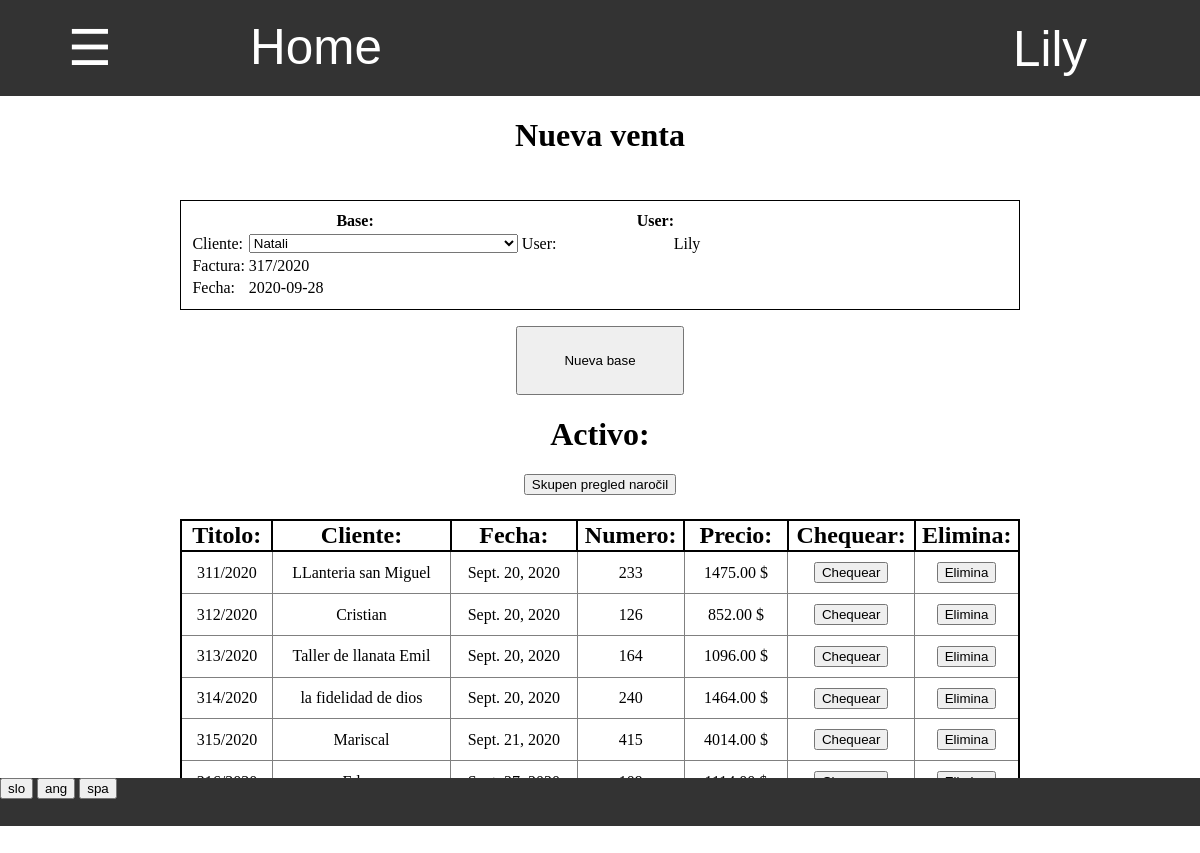
Screenshot of /zaloga/1/vele_prodaja/ (signed in) with the database file from the repository.
### program/models.py (models this page shows, shortened)
class Profil(models.Model):
    user = models.OneToOneField(User,on_delete=models.CASCADE)
    jezik =  models.CharField(default="spa",max_length=3, choices=JEZIKI)
    aktivna_zaloga = models.ForeignKey(Zaloga, default=1, on_delete=models.CASCADE)
    dovoljene_zaloge = models.ManyToManyField(Zaloga, related_name = "dovoljene")
    stranka = models.OneToOneField(Stranka, on_delete=models.CASCADE, default=None, null=True, blank=True)
    celo_ime = models.CharField(default="",max_length=40)
    tip_banke = models.CharField(default="",max_length=40)
    stevilka_racuna = models.CharField(default="",max_length=40)
    telefon = models.CharField(default="",max_length=40)

class Program(models.Model):
    stevilo_prevzemov = models.IntegerField(default = 0)
    stevilo_odpisov = models.IntegerField(default = 0)
    stevilo_faktur = models.IntegerField(default = 0)
    stevilo_racunov = models.IntegerField(default = 0)
    stevilo_inventur = models.IntegerField(default = 0)
    def naslednja_faktura(self,delaj=False):
        if delaj:
            self.stevilo_faktur += 1
            self.save()
            return str(self.stevilo_faktur) + '/2020'
        else:
            return str(self.stevilo_faktur + 1) + '/2020'
    @property
    def vrni_jezike(self):
        return JEZIKI

### zaloga/models.py (models this page shows, shortened)
class Zaloga(models.Model):
    title = models.CharField(default="skladisce", max_length=20)
    tipi_prodaje = models.CharField(default='["vele_prodaja"]', max_length=50)
    tipi_sestavine = models.CharField(default='["Y","W","JP","JP50","JP70"]', max_length=50)
    @property
    def tipi_prodaj(self):
        return json.loads(self.tipi_prodaje)
    @property
    def danes(self):
        return datetime.today().strftime('%Y-%m-%d')

class Baza(models.Model):
    author = models.ForeignKey(User,default=1, on_delete=models.CASCADE)
    title = models.CharField(default="",max_length=15)
    datum = models.DateField(default=timezone.now)
    zaloga = models.ForeignKey(Zaloga, default=1 ,on_delete=models.CASCADE)
    status = models.CharField(default="aktivno",max_length=10)
    sprememba_zaloge = models.IntegerField(default = -1)
    tip = models.CharField(default="prevzem",max_length=20, choices=TIPI_BAZE)
    kontejner = models.OneToOneField(Kontejner,null=True,default=None,blank=True, on_delete=models.CASCADE)
    popust = models.IntegerField(default = None, null=True, blank=True)
    stranka = models.ForeignKey(Stranka, on_delete=models.CASCADE, default=None, null=True, blank=True)
    cas = models.TimeField(default=None,null=True,blank=True)
    dnevna_prodaja = models.ForeignKey(Dnevna_prodaja, on_delete=models.CASCADE, default=None, null=True, blank=True)
    prevoz = models.DecimalField(default=None,null=True,blank=True,max_digits=5, decimal_places=2)
    @property
    def skupno_stevilo(self):
        stevilo = 0
        for vnos in self.vnos_set.all():
            stevilo += vnos.stevilo
        return stevilo
    @property
    def skupna_cena(self):
        try:
            cena = 0
            for vnos in self.vnos_set.all():
                cena += vnos.skupna_cena
            return cena
        except:
            return None

class Vnos(models.Model):
    dimenzija = models.ForeignKey(Dimenzija,default=0,on_delete=models.CASCADE)
    tip = models.CharField(default="Y", choices=TIPI_SESTAVINE, max_length=10)
    stevilo = models.IntegerField()
    baza = models.ForeignKey(Baza,default=0, on_delete=models.CASCADE)
    cena = models.DecimalField(decimal_places=2,max_digits=5,default=None,null=True,blank=True)
    sprememba = models.ForeignKey(Sprememba,default=None,null=True,blank=True,on_delete=models.CASCADE)
    @property
    def skupna_cena(self):
        try:
            return self.stevilo * self.cena
        except:
            return None

### prodaja/models.py (models this page shows, shortened)
class Stranka(models.Model):
    prodaja = models.ForeignKey(Prodaja, default=1, on_delete=models.CASCADE)
    naziv = models.CharField(default="", max_length=30)
    ime = models.CharField(default="", max_length=30)
    telefon = models.CharField(default="", max_length=20)
    mail = models.CharField(default="",max_length=40)
    naslov = models.OneToOneField(Naslov, on_delete=models.CASCADE, default=0)
    davcna = models.CharField(default="", max_length=30)
    status = models.CharField(default='aktivno',max_length=10)
    stevilo_kupljenih = models.IntegerField(default=0)
    skupna_cena_kupljenih = models.DecimalField(decimal_places=1,max_digits=5,default=0)
    def __str__(self):
        return self.ime

### zaloga/views.py (the view)
# urls.py: path('', views.baze , name='baze'),
@login_required
def baze(request,zaloga,tip_baze):
    if request.method == "GET":
        zaloga = Zaloga.objects.get(pk = zaloga)
        baze = Baza.objects.filter(zaloga = zaloga, tip=tip_baze,status='aktivno')
        stranke = Stranka.objects.all().order_by('stevilo_kupljenih').values('pk','naziv')
        skupno_stevilo = 0
        skupna_cena = 0
        for baza in baze:
            skupno_stevilo += baza.skupno_stevilo
            cena = baza.skupna_cena
            if cena != None:
                skupna_cena += cena
        slovar = {
            'zaloga': zaloga,
            'tip': tip_baze,
            'baze':baze,
            'stranke':stranke,
            'skupno_stevilo':skupno_stevilo,
            'skupna_cena':skupna_cena}
        return pokazi_stran(request, 'zaloga/aktivne_baze.html', slovar)

### request_funkcije.py (called while the page is built)
def vrni_slovar(request):
    with open('slovar.json') as dat:
        slovar = json.load(dat)
    return slovar

def pokazi_stran(request, html, baze={}):
    je_stranka = False
    program = Program.objects.first()
    zaloga = request.user.profil.aktivna_zaloga
    if request.user.profil.stranka != None:
        je_stranka = True
    slovar = {'je_stranka':je_stranka,'program':program,'slovar':vrni_slovar(request),'jezik':request.user.profil.jezik}
    slovar.update(baze)
    if not 'zaloga' in baze:
        slovar.update({'zaloga':zaloga})
    slovar.update({'zaloga_pk':slovar['zaloga'].pk})
    return render(request, html, slovar)

### zaloga/templatetags/zaloga_exstras.py (called while the page is built)
@register.filter(name="ima_prodajo")
def ima_prodajo(zaloga,prodaja):
    return prodaja in zaloga.tipi_prodaj

@register.filter
def keyvalue(dict, key):
    return dict[key]

### zaloga/templates/zaloga/aktivne_baze.html (shortened to what this page needs)
{% extends 'program/base.html' %}
{% load zaloga_exstras %}
{% block content %}
<h1>
{% if tip == "prevzem" %}
    {{slovar|keyvalue:'Nov prevzem'|keyvalue:jezik}}
{% elif tip == "odpis" %}
    {{slovar|keyvalue:'Nov odpis'|keyvalue:jezik}}
{% elif tip == "inventura" %}
    {{slovar|keyvalue:'Nova inventura'|keyvalue:jezik}}
{% elif tip == "vele_prodaja" %}
    {{slovar|keyvalue:'Nova vele prodaja'|keyvalue:jezik}}
{% endif %}
</h1>
<div class="okno">
    {% if tip == "prevzem" %}
        <table style="padding:1%;border:1px solid black"class="tabela_podatkov">
            <tr>
                <th width="33%" colspan="2"> {{slovar|keyvalue:'Prevzem'|keyvalue:jezik}}:</th>
                <th width="42%" colspan="2">{{slovar|keyvalue:'Kontejner'|keyvalue:jezik}}:</th>
                <th width="25%" colspan="2"> User: </th>
            </tr>
            <tr>
                <td> {{slovar|keyvalue:'Tip'|keyvalue:jezik}}: </td>
                <td> {{slovar|keyvalue:'Prevzem'|keyvalue:jezik}} </td>
                <td> {{slovar|keyvalue:'Stevilka'|keyvalue:jezik}} </td>
                <td> <input form="nova_baza" name="stevilka" type="text" required autocomplete="off"> </td>
                <td> User: </td>
                <td> {{user.username}} </td>
            </tr>
            <tr>
                <td> {{slovar|keyvalue:'Title'|keyvalue:jezik}}: </td>
                <td> {{program.naslednji_prevzem}} </td>
                <td> {{slovar|keyvalue:'Izvor'|keyvalue:jezik}}: </td>
                <td>
                    <select form="nova_baza" name="drzava">
                        {% for drzava in zaloga.drzave %}
                            <option value="{{drzava.0}}"> {{drzava.1}} </option>
                        {% endfor %}
                    </select>
                </td>
            </tr>
            <tr>
                <td> {{slovar|keyvalue:'Datum'|keyvalue:jezik}}: </td>
                <td> {{zaloga.danes}} </td>
                <td> {{slovar|keyvalue:'Posiljatelj'|keyvalue:jezik}}: </td>
                <td>
                    <select form="nova_baza" name="posiljatelj">
                        {% for posiljatelj in zaloga.posiljatelji %}
                            <option value="{{posiljatelj.0}}"> {{posiljatelj.1}} </option>
                        {% endfor %}
                    </select>
                </td>
            </tr>
        </table>
    {% elif tip == "vele_prodaja" or tip == "narocilo" %}
        <table style="padding:1%;border:1px solid black"class="tabela_podatkov">
            <tr>
                <th width="33%" colspan="2">
                    {{slovar|keyvalue:'Baza'|keyvalue:jezik}}:
                </th>
                <th width="33%" colspan="2">User:</th>
                <th></th>
            </tr>
            <tr>
                <td> {{slovar|keyvalue:'Stranka'|keyvalue:jezik}}: </td>
                <td>
                    <select name="stranka" form="nova_baza">
                        {% for stranka in stranke %}
                            <option value="{{stranka.pk}}"> {{stranka.naziv}} </option>
                        {% endfor %}
                    </select>
                </td>
                <td> User: </td>
                <td> {{user.username}} </td>
            </tr>
            <tr>
                <td> {{slovar|keyvalue:'Faktura'|keyvalue:jezik}}: </td>
                <td> {{program.naslednja_faktura}} </td>
            </tr>
            <tr>
                <td> {{slovar|keyvalue:'Datum'|keyvalue:jezik}}: </td>
                <td> {{zaloga.danes}} </td>
            </tr>
        </table>
    {% endif %}
    <form id="nova_baza" action="{% url 'nova_baza' zaloga_pk tip %}" method="POST">
        <input type="submit" value="{{slovar|keyvalue:'Nova baza'|keyvalue:jezik}}">
    </form>
</div>
<h1>
    {{slovar|keyvalue:'Aktivno'|keyvalue:jezik}}:
</h1>
{% if baze.count == 0 %}
    <h2>
        {{slovar|keyvalue:'Ni aktivnih baz'|keyvalue:jezik}}
    </h2>
{% else %}
    {% if tip == "vele_prodaja" %}
        <form action="{% url 'skupen_pregled_narocil' zaloga.pk %}" method="GET">
            <input type="submit" value="Skupen pregled naročil">
        </form>
    {% endif %}
    <div style="width:70%;display:inline-block;margin-top:2%" >
        <table class="tabela_vnosov">
            <tr class="header">
                <th> {{slovar|keyvalue:'Title'|keyvalue:jezik}}: </th>
                {% if tip == "vele_prodaja" %}
                <th> {{slovar|keyvalue:'Stranka'|keyvalue:jezik}}: </th>
                {% elif tip == "prevzem" %}
                <th> {{slovar|keyvalue:'Kontejner'|keyvalue:jezik}}: </th>
                {% endif %}
                <th> {{slovar|keyvalue:'Datum'|keyvalue:jezik}}: </th>
                <th> {{slovar|keyvalue:'Stevilo'|keyvalue:jezik}}: </th>
                {% if tip == "vele_prodaja" %}
                <th> {{slovar|keyvalue:'Cena'|keyvalue:jezik}}: </th>
                {% endif %}
                <th> {{slovar|keyvalue:'Ogled'|keyvalue:jezik}}: </th>
                <th> {{slovar|keyvalue:'Izbris'|keyvalue:jezik}}: </th>
            </tr>
            {% for baza in baze %}
            <tr>
                <td> {{baza.title}} </td>
                {% if tip == "vele_prodaja" %}
                <td> {{baza.stranka}} </td>
                {% elif tip == "prevzem" %}
                <td> {{baza.kontejner.stevilka}} </td>
                {% endif %}
                <td> {{baza.datum}} </td>
                <td> {{baza.skupno_stevilo}} </td>
                {% if tip == "vele_prodaja" %}
                <td> {{baza.skupna_cena}} $ </td>
                {% endif %}
                <td class="ogled">
                    <form action="{% url 'baza' zaloga_pk tip baza.pk %}" method="GET">
                        <input type="submit" value="{{slovar|keyvalue:'Ogled'|keyvalue:jezik}}">
                    </form>
                </td>
                <td class="izbris">
                    <form action="{% url 'izbris_baze' zaloga_pk baza.tip baza.pk %}" onsubmit="return Confirm()" method="POST">
                        <input type="submit" value="{{slovar|keyvalue:'Izbris'|keyvalue:jezik}}">
                    </form>
                </td>
            </tr>
            {% endfor %}
        </table>
    </div>
{% endif %}
{% endblock %}

### program/templates/css/navbar.html (shortened to what this page needs)
{% load zaloga_exstras %}
<div id="navbar" class="navbar">
    {% if je_stranka %}
        <div style="display:inline-block;width:28%"><a href="{% url 'stranka_pregled_narocil' %}" style="width:100%"> Pregled narocil </a></div>
        <div style="display:inline-block;width:22%"><a href="{% url 'stranka_zgodovina' %}" style="width:100%"> Zgodovina </a></div>
        <a style="width:15%" href="/">Home</a>
    {% else %}
        <button onclick="odpri()" class="nav" style="width:15%"> ☰ </button>
        <a style="width:20%" href="/">Home</a>
    {% endif %}
    <div class="racun dropdown" id="racun">
        <button class="dropbtn" >{{ user.get_username }}
        </button>
    </div>
</div>

### program/static/css/footer.css (style rules this page uses)
div { margin: 0%; padding: 0%; }
div input { margin: 0%; }
div form { margin:0%; padding: 0% }

### program/templates/program/base.html (style rules this page uses)
body { margin: 0%; padding: 0%; overflow:hidden; }
div { margin: 0%; padding: 0%; }

### program/templates/css/tabele.html (style rules this page uses)
table.tabela_vnosov { width:100%; border-spacing:0; border: 2px solid black; border-collapse: collapse; padding:0.5%; table-layout:"fixed" }
table.tabela_vnosov th { border: 2px solid black; border-collapse: collapse; font-size: 150%; }
table.tabela_vnosov td { font-size: 100%; text-align: center; border: 1px solid grey; padding: 1vmin; border-collapse: collapse; }
table.tabela_podatkov { width:100%; margin-bottom:1%; }

### program/templates/css/navbar.html (style rules this page uses)
.navbar { overflow: hidden; background-color: #333; font-family: Arial; height:12% }
.navbar a { float: left; font-size: 5vmin; color: white; text-align: center; padding: 18px 16px; text-decoration:none; height:100%; }
.navbar .dropdown, .nav { float: left; height:100%; width:100%; margin:0; overflow:hidden; }
.navbar .dropdown .dropbtn, .nav { font-size: 5vmin; border: none; outline: none; color: white; padding: 12px 16px; width:100%; height:100%; background-color: inherit; font-family: inherit; margin: 0; }
.navbar .racun { float:right; width:300px; overflow:hidden }

### zaloga/templates/zaloga/aktivne_baze.html (style rules this page uses)
div.okno { margin-top:2%; display:inline-block; width:70%; font-size:5vh; text-align:center; }
div.okno form input[type=submit] { display:block; width:20%; height:10%; position:relative; left:40%; margin-top:2%; }

### rows the page displays
Profil: jezik "Nueva venta", jezik "Base", jezik "Cliente", jezik "Factura", jezik "Fecha", jezik "Nueva base", jezik "Activo", jezik "Titolo", jezik "Numero", jezik "Precio", jezik "Chequear", jezik "Elimina"
Program: naslednja_faktura "317/2020"
Zaloga: danes "2020-09-28"

### other values shown
{{ user.get_username }} "Lily"
{{ user.username }} "Lily"
form field stranka "Natali"
